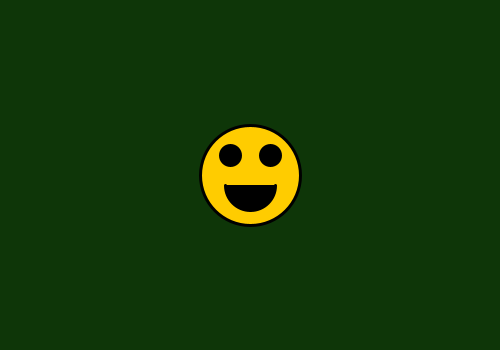
Frame 1 (no input)
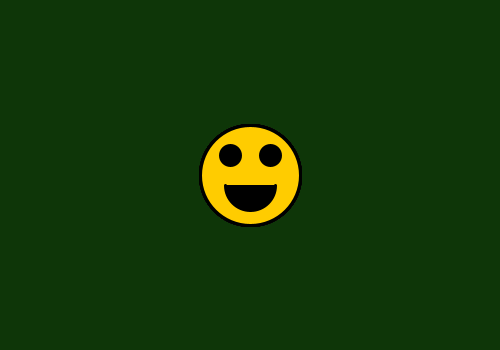
Frame 60 (the mouse pressed at the canvas centre just before this capture)
Frame 120 (the mouse held since frame 60 and released just before this capture): identical to frame 60, image omitted

The Processing sketch that drew these frames (run headless with seeded random() and noise(); from frame 60 on, the mouse is pressed at the canvas centre):

// Processing sketch: happy_function_with_parameters
// ── happy_function_with_parameters.pde
//declare vaiables
float xCenter;
float yCenter;
float faceWidth;
float faceHeight;
float xEyeOffset;
float yEyeOffset;
float yMouthOffset;

//switch to active mode
void setup()
{
  size(500, 350);
  background(14, 54, 8);
  
  //set 2x anti-aliasing
  smooth(2);              
}

void draw()
{
  //set variable values
  xCenter = width/2;
  yCenter = height/2;
  faceWidth = 100;
  faceHeight = 100;
  xEyeOffset = faceWidth/5;
  yEyeOffset = faceHeight/5;
  yMouthOffset = faceHeight/10;
 
  //draw happy face
  strokeWeight(3);
  fill(255, 204, 0);
  ellipse(xCenter,
          yCenter,
          faceWidth,
          faceHeight);
          
  //draw happy eyes
  fill(0);
  ellipse(xCenter - xEyeOffset,
          yCenter - yEyeOffset,
          faceWidth/5,
          faceHeight/5);
          
  ellipse(xCenter + xEyeOffset,
          yCenter - yEyeOffset,
          faceWidth/5,
          faceHeight/5);
  
  //draw happy mouth
  arc(xCenter,
      yCenter + yMouthOffset,
      faceWidth/2,
      faceHeight/2,
      0,
      PI);  
}
